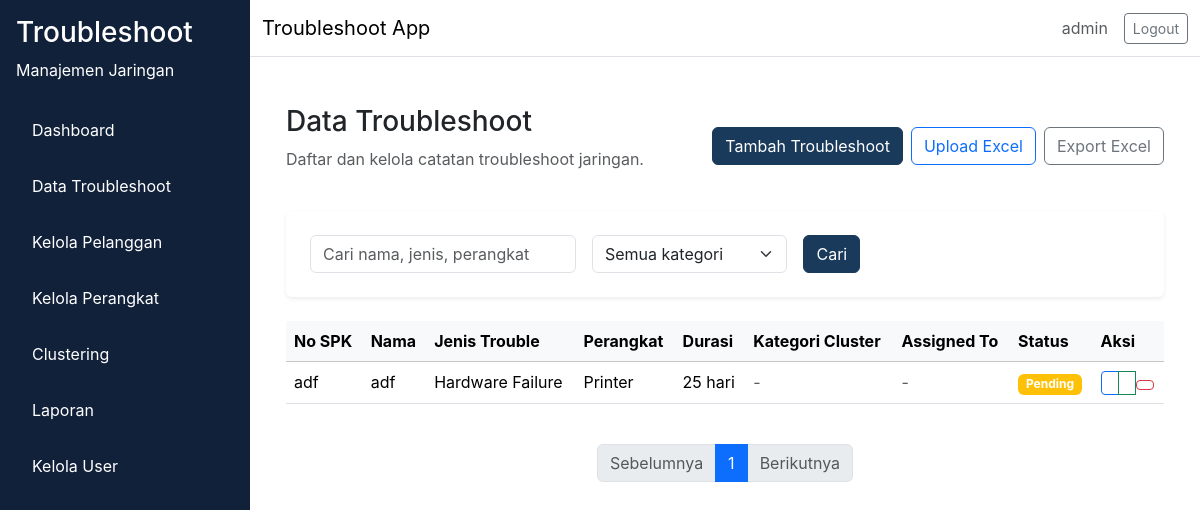
/troubleshoot/ (signed in), run on an earlier commit of the app's database.
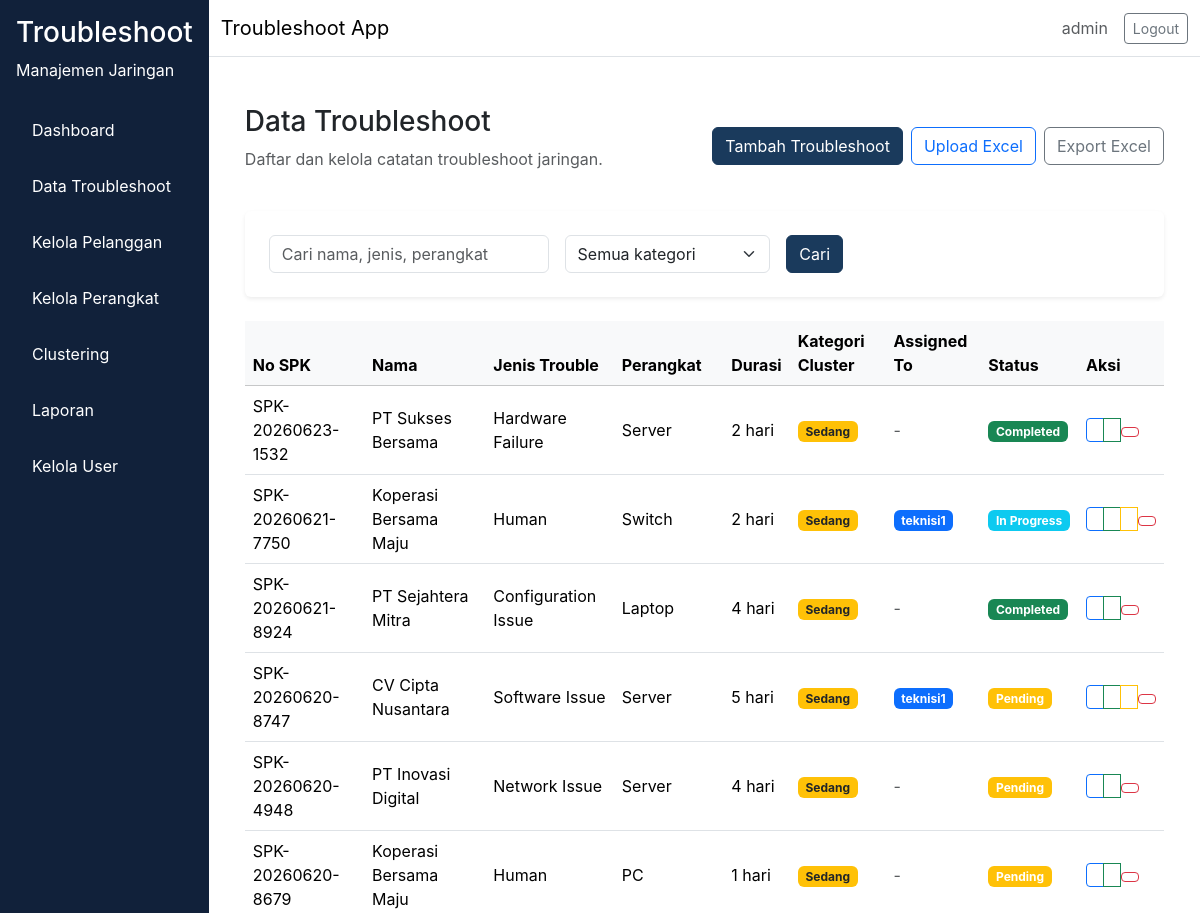
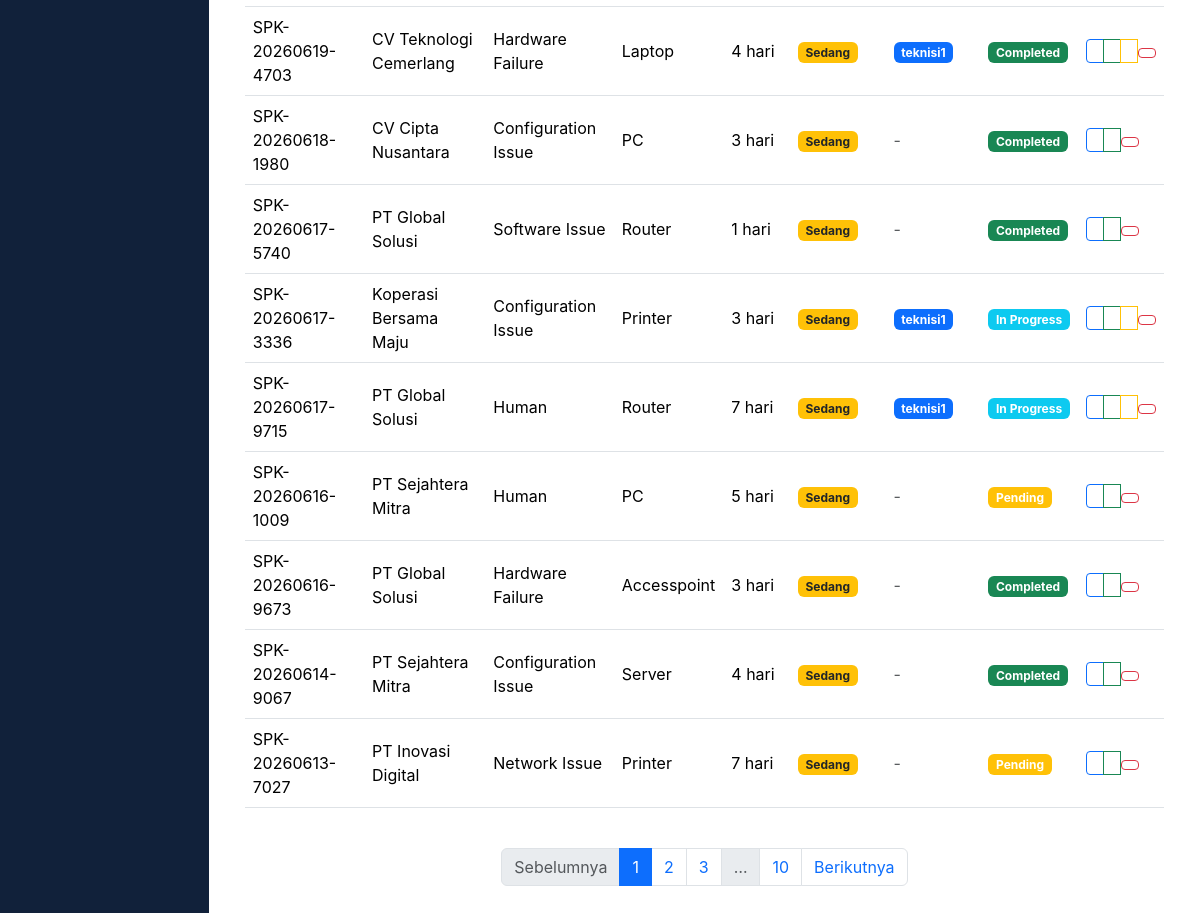
And on a later commit of the database (2 pictures, top to bottom).
### app/models/troubleshoot.py (models this page shows, shortened)
class Troubleshoot(db.Model):
    __tablename__ = "troubleshoot"
    id = db.Column(db.Integer, primary_key=True)
    no_spk = db.Column(db.String(80), unique=True, nullable=False)
    nama_pelanggan = db.Column(db.String(150), nullable=False)
    informasi_trouble = db.Column(db.Text, nullable=False)
    jenis_trouble = db.Column(db.Enum(JenisTroubleEnum), nullable=False)
    perangkat = db.Column(db.Enum(PerangkatEnum), nullable=False)
    service = db.Column(db.Enum(ServiceEnum), nullable=False)
    tanggal_komplain = db.Column(db.DateTime, nullable=False)
    selesai_pengerjaan = db.Column(db.DateTime, nullable=True)
    durasi_pengerjaan = db.Column(db.Integer, nullable=True)
    keterangan_action = db.Column(db.Text, nullable=True)
    cluster_id = db.Column(db.Integer, nullable=True)
    kategori_cluster = db.Column(db.Enum(KategoriClusterEnum), nullable=True)
    assigned_to = db.Column(db.Integer, db.ForeignKey("user.id"), nullable=True)
    status = db.Column(db.Enum(StatusTroubleEnum), nullable=False, default=StatusTroubleEnum.Pending)
    pelanggan_id = db.Column(db.Integer, db.ForeignKey("pelanggan.id"), nullable=True)
    perangkat_id = db.Column(db.Integer, db.ForeignKey("perangkat.id"), nullable=True)
    created_by = db.Column(db.Integer, db.ForeignKey("user.id"), nullable=False)
    created_at = db.Column(db.DateTime, server_default=db.func.now(), nullable=False)
    updated_at = db.Column(db.DateTime, server_default=db.func.now(), onupdate=db.func.now(), nullable=False)
    user = db.relationship("User", backref=db.backref("troubleshoots", lazy="dynamic"), lazy="select", foreign_keys=[created_by])
    assigned_user = db.relationship("User", backref=db.backref("assigned_troubleshoots", lazy="dynamic"), lazy="select", foreign_keys=[assigned_to])

### app/models/user.py (models this page shows, shortened)
class User(db.Model, UserMixin):
    __tablename__ = "user"
    id = db.Column(db.Integer, primary_key=True)
    username = db.Column(db.String(64), unique=True, nullable=False)
    email = db.Column(db.String(120), unique=True, nullable=False)
    password_hash = db.Column(db.String(256), nullable=False)
    role = db.Column(db.Enum(RoleEnum), nullable=False, default=RoleEnum.teknisi)
    created_at = db.Column(db.DateTime, server_default=db.func.now(), nullable=False)
    is_active = db.Column(db.Boolean, default=True, nullable=False)

### app/routes/troubleshoot.py (the view, shortened to what this page needs)
@troubleshoot_bp.route("/")
@login_required
def index():
    page = request.args.get("page", 1, type=int)
    search = request.args.get("search", "", type=str).strip()
    kategori_filter = request.args.get("kategori", "", type=str)
    query = Troubleshoot.query
    if current_user.role.value == "teknisi":
        query = query.filter_by(assigned_to=current_user.id)
    if kategori_filter:
        query = query.filter_by(kategori_cluster=kategori_filter)
    pagination = query.order_by(Troubleshoot.created_at.desc()).paginate(page=page, per_page=15)
    return render_template(
        "troubleshoot/index.html",
        pagination=pagination,
        search=search,
        kategori_filter=kategori_filter,
    )

### app/__init__.py (called while the page is built)
def load_user(user_id):
    return User.query.get(int(user_id))

### app/templates/troubleshoot/index.html (shortened to what the changed rows need)
{% extends "base.html" %}
{% block content %}
<div class="container-fluid">
  <div class="d-flex flex-column flex-md-row align-items-md-center justify-content-between mb-4 gap-3">
    <div>
      <h1 class="h3">Data Troubleshoot</h1>
    </div>
  </div>
  <div class="table-responsive">
    <table class="table table-hover align-middle">
      <thead class="table-light">
        <tr>
          <th>No SPK</th>
          <th>Nama</th>
          <th>Jenis Trouble</th>
          <th>Perangkat</th>
          <th>Durasi</th>
          <th>Kategori Cluster</th>
          <th>Assigned To</th>
          <th>Status</th>
          <th>Aksi</th>
        </tr>
      </thead>
      <tbody>
        {% for item in pagination.items %}
        <tr>
          <td>{{ item.no_spk }}</td>
          <td>{{ item.nama_pelanggan }}</td>
          <td>{{ item.jenis_trouble.value }}</td>
          <td>{{ item.perangkat.value }}</td>
          <td>{{ item.durasi_pengerjaan or '-' }} hari</td>
          <td>
            {% if item.kategori_cluster %}
              {% if item.kategori_cluster.value == 'Ringan' %}
                <span class="badge bg-success">Ringan</span>
              {% elif item.kategori_cluster.value == 'Sedang' %}
                <span class="badge bg-warning text-dark">Sedang</span>
              {% else %}
                <span class="badge bg-danger">Berat</span>
              {% endif %}
            {% else %}
              <span class="text-muted">-</span>
            {% endif %}
          </td>
          <td>
            {% if item.assigned_user %}
              <span class="badge bg-primary">{{ item.assigned_user.username }}</span>
            {% else %}
              <span class="text-muted">-</span>
            {% endif %}
          </td>
          <td>
            <span class="badge bg-{% if item.status.value == 'Pending' %}warning{% elif item.status.value == 'In Progress' %}info{% else %}success{% endif %}">
              {{ item.status.value }}
            </span>
          </td>
          <td>
            <div class="btn-group btn-group-sm" role="group">
              <a href="{{ url_for('troubleshoot.edit', id=item.id) }}" class="btn btn-outline-primary" title="Edit">
              </a>
              {% if current_user.role.value == 'admin' %}
                <a href="{{ url_for('troubleshoot.assign', id=item.id) }}" class="btn btn-outline-success" title="Assign">
                </a>
              {% endif %}
              {% if current_user.role.value in ['admin', 'teknisi'] and item.assigned_to %}
                <a href="{{ url_for('troubleshoot.update_status', id=item.id) }}" class="btn btn-outline-warning" title="Update Status">
                </a>
              {% endif %}
              {% if current_user.role.value != 'manajer' and (current_user.role.value == 'admin' or item.created_by == current_user.id) %}
                <form method="POST" action="{{ url_for('troubleshoot.hapus', id=item.id) }}" onsubmit="return confirm('Hapus data ini?');" style="display: inline;">
                  <button type="submit" class="btn btn-sm btn-outline-danger" title="Delete">
                  </button>
                </form>
              {% endif %}
            </div>
          </td>
        </tr>
        {% else %}
        <tr>
          <td colspan="9" class="text-center text-muted">Tidak ada data.</td>
        </tr>
        {% endfor %}
      </tbody>
    </table>
  </div>
  <nav aria-label="Pagination">
    <ul class="pagination justify-content-center mt-4">
      {% for page_num in pagination.iter_pages(left_edge=1, right_edge=1, left_current=2, right_current=2) %}
        {% if page_num %}
          <li class="page-item {% if page_num == pagination.page %}active{% endif %}">
            <a class="page-link" href="?page={{ page_num }}&search={{ search }}&kategori={{ kategori_filter }}">{{ page_num }}</a>
          </li>
        {% else %}
          <li class="page-item disabled"><span class="page-link">…</span></li>
        {% endif %}
      {% endfor %}
      {% if pagination.has_next %}
        <li class="page-item">
          <a class="page-link" href="?page={{ pagination.next_num }}&search={{ search }}&kategori={{ kategori_filter }}">Berikutnya</a>
        </li>
      {% else %}
        <li class="page-item disabled"><span class="page-link">Berikutnya</span></li>
      {% endif %}
    </ul>
  </nav>
</div>
{% endblock %}

What changed in the data, as far as the page shows it:
no longer on this page (row edited): Troubleshoot: no_spk "adf", nama_pelanggan "adf", jenis_trouble.value "Hardware Failure", perangkat.value "Printer", durasi_pengerjaan "25", status.value "Pending"
added Troubleshoot: no_spk "SPK-20260623-1532", nama_pelanggan "PT Sukses Bersama", jenis_trouble.value "Hardware Failure", perangkat.value "Server", durasi_pengerjaan "2", kategori_cluster "Sedang", status.value "Completed"
added Troubleshoot: no_spk "SPK-20260621-7750", nama_pelanggan "Koperasi Bersama Maju", jenis_trouble.value "Human", perangkat.value "Switch", durasi_pengerjaan "2", kategori_cluster "Sedang", assigned_user.username "teknisi1", status.value "In Progress"
added Troubleshoot: no_spk "SPK-20260621-8924", nama_pelanggan "PT Sejahtera Mitra", jenis_trouble.value "Configuration Issue", perangkat.value "Laptop", durasi_pengerjaan "4", kategori_cluster "Sedang", status.value "Completed"
added Troubleshoot: no_spk "SPK-20260620-8747", nama_pelanggan "CV Cipta Nusantara", jenis_trouble.value "Software Issue", perangkat.value "Server", durasi_pengerjaan "5", kategori_cluster "Sedang", assigned_user.username "teknisi1", status.value "Pending"
added Troubleshoot: no_spk "SPK-20260620-4948", nama_pelanggan "PT Inovasi Digital", jenis_trouble.value "Network Issue", perangkat.value "Server", durasi_pengerjaan "4", kategori_cluster "Sedang", status.value "Pending"
added Troubleshoot: no_spk "SPK-20260620-8679", nama_pelanggan "Koperasi Bersama Maju", jenis_trouble.value "Human", perangkat.value "PC", durasi_pengerjaan "1", kategori_cluster "Sedang", status.value "Pending"
added Troubleshoot: no_spk "SPK-20260619-4703", nama_pelanggan "CV Teknologi Cemerlang", jenis_trouble.value "Hardware Failure", perangkat.value "Laptop", durasi_pengerjaan "4", kategori_cluster "Sedang", assigned_user.username "teknisi1", status.value "Completed"
added Troubleshoot: no_spk "SPK-20260618-1980", nama_pelanggan "CV Cipta Nusantara", jenis_trouble.value "Configuration Issue", perangkat.value "PC", durasi_pengerjaan "3", kategori_cluster "Sedang", status.value "Completed"
added Troubleshoot: no_spk "SPK-20260617-5740", nama_pelanggan "PT Global Solusi", jenis_trouble.value "Software Issue", perangkat.value "Router", durasi_pengerjaan "1", kategori_cluster "Sedang", status.value "Completed"
added Troubleshoot: no_spk "SPK-20260617-3336", nama_pelanggan "Koperasi Bersama Maju", jenis_trouble.value "Configuration Issue", perangkat.value "Printer", durasi_pengerjaan "3", kategori_cluster "Sedang", assigned_user.username "teknisi1", status.value "In Progress"
added Troubleshoot: no_spk "SPK-20260617-9715", nama_pelanggan "PT Global Solusi", jenis_trouble.value "Human", perangkat.value "Router", durasi_pengerjaan "7", kategori_cluster "Sedang", assigned_user.username "teknisi1", status.value "In Progress"
added Troubleshoot: no_spk "SPK-20260616-1009", nama_pelanggan "PT Sejahtera Mitra", jenis_trouble.value "Human", perangkat.value "PC", durasi_pengerjaan "5", kategori_cluster "Sedang", status.value "Pending"
added Troubleshoot: no_spk "SPK-20260616-9673", nama_pelanggan "PT Global Solusi", jenis_trouble.value "Hardware Failure", perangkat.value "Accesspoint", durasi_pengerjaan "3", kategori_cluster "Sedang", status.value "Completed"
added Troubleshoot: no_spk "SPK-20260614-9067", nama_pelanggan "PT Sejahtera Mitra", jenis_trouble.value "Configuration Issue", perangkat.value "Server", durasi_pengerjaan "4", kategori_cluster "Sedang", status.value "Completed"
added Troubleshoot: no_spk "SPK-20260613-7027", nama_pelanggan "PT Inovasi Digital", jenis_trouble.value "Network Issue", perangkat.value "Printer", durasi_pengerjaan "7", kategori_cluster "Sedang", status.value "Pending"
Also different on the page:
new list line: "2"
new list line: "3"
new list line: "10"
